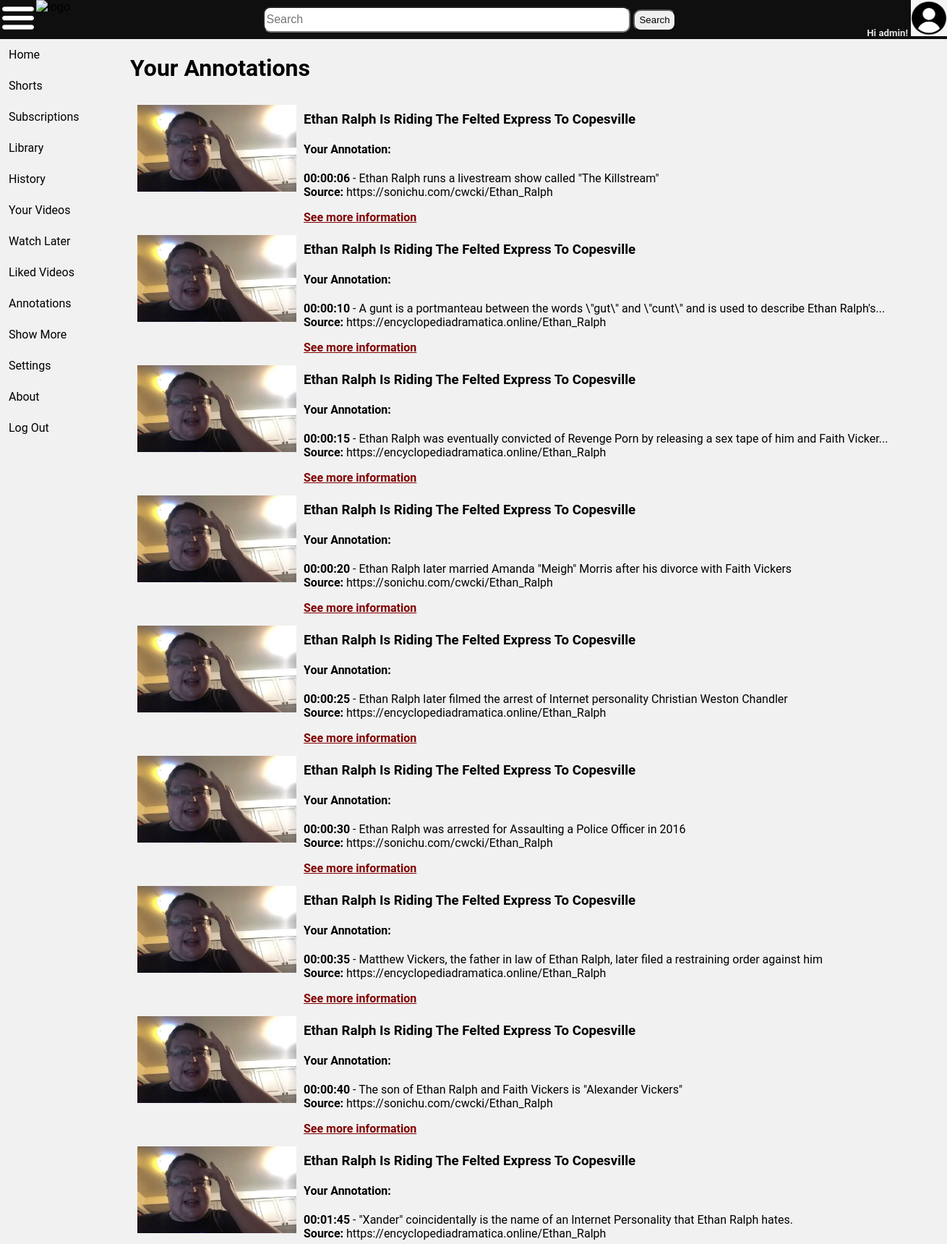
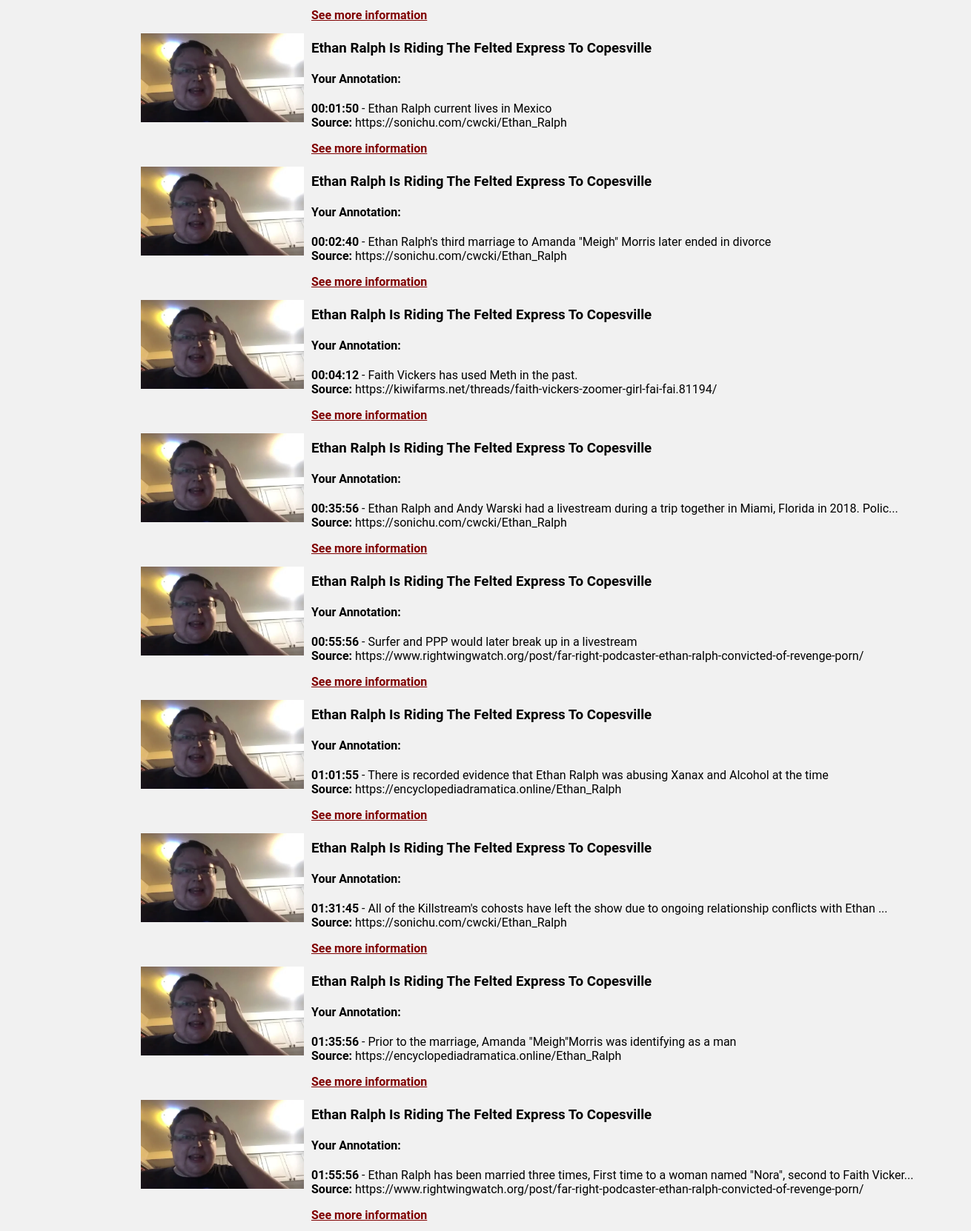
/annotationList (signed in, upper part), run on the app's committed database (2 pictures, top to bottom).
### annotationapp/models.py (models this page shows)
class annotation (models.Model):
    timestamp = models.CharField(max_length=8)
    annotation = models.TextField(blank=False)
    citation = models.CharField(max_length=255)
    author = models.ForeignKey(newUsers, on_delete=models.CASCADE)

### annotationapp/views.py (the view)
# urls.py: path('annotationList', views.list, name='annotationList'),
def list(request):
    annotations = annotation.objects.all().order_by("timestamp")
    return render(request,"list.html", {"annotations": annotations})

### annotationapp/context.py (called while the page is built)
def get_annotations(request):
    return {"annotations": ANNOTATIONS}

def get_chats(request):
    return {"chats": CHAT}

### annotationapp/templates/list.html
{% extends "base1.html" %} {% load static %}
{% block centerFeed %}
{% if user.is_authenticated %}
<h1>Your Annotations</h1>
{% for value in annotations %}
<div class="video">
  <img src="{% static 'images/hq720.webp' %}" alt="thumbnail" />
  <div class="annotation">
    <h3>
      <a href="{% url 'annotationVideo' %}">Ethan Ralph Is Riding The Felted Express To Copesville</a>
    </h3>
    <h4><b>Your Annotation:</b></h4>
    <p>
      <b>{{ value.timestamp }}</b> -
      {% if value.annotation|length > 100 %} {{ value.annotation|slice:":100" }}... {% else %} {{ value.annotation }} {% endif %}<br />
      <b>Source:</b> <a href="{{ value.citation}}">{{ value.citation }}</a>
    </p>
    <b><a id="detailsLink" href="{% url 'viewAnnotation' %}?id={{value.id}}">See more information</a></b>
  </div>
</div>
{% endfor %} {% else %}
<div id="noLogin">
  <h1>You must be logged in to see your annotations.</h1>
  <h3>Click <a href="{% url 'login' %}">here</a> to log in!</h3>
</div>
{% endif %} {% endblock %}

### annotationapp/templates/base1.html (shortened to what this page needs)
{% load static %}
<!DOCTYPE html>
<html lang="en">
  <head>
    <link href="/static/css/stylesheet.css?{% now 'U' %}" rel="stylesheet" type="text/css" />
  </head>
  <body>
    <div class="header">
      <img src="{% static 'images/menu.png' %}" id="menuToggle" alt="hamburger" />
      <img src="{% static 'images/favicon.png' %}" alt="logo" />
      <div class="center">
        <input type="text" id="searchbar" placeholder="Search" />
        <button id="searchbtn">Search</button>
      </div>
      <div class="right">
        {% if user.is_authenticated %}
        <h5>Hi {{ user.username }}!</h5>
        {% else %}
        <h5><a href="{% url 'login' %}">Log in Here!</a></h5>
        {% endif %}
        <a href="{% url 'login' %}"><img src="{% static 'images/profile.png' %}" alt="profile" /></a>
      </div>
    </div>
    <div id="sidenav">
      <ul class="navi">
        <li>Home</li>
        <li>Shorts</li>
        <li>Subscriptions</li>
        <li>Library</li>
        <li>History</li>
        <li>Your Videos</li>
        <li>Watch Later</li>
        <li>Liked Videos</li>
        <li><a href="{% url 'annotationList' %}">Annotations</a></li>
        <li>Show More</li>
      </ul>
      <ul class="about">
        <li>Settings</li>
        <li>About</li>
        <li><a href="{% url 'logout' %}">Log Out</a></li>
      </ul>
    </div>
    <div class="mainBody">
      <div class="content">{% block centerFeed %} {% endblock %}</div>
    </div>
  </body>
</html>

### static/css/stylesheet.css (style rules this page uses)
body { font-family: Roboto, Noto, Arial, Helvetica, sans-serif; margin: 0; background-color: #f1f1f1; }
a { text-decoration: none; }
.mainBody { display: flex; flex-direction: row; align-content: flex-start; }
.header { display: flex; background-color: #0f0f0f; width: 100%; margin-top: auto; margin-bottom: auto; }
.header .center { display: inline; margin: 0 auto; margin-top: auto; margin-bottom: auto; }
.header .right { display: inline; float: right; }
.header .right h5 { display: inline; color: #e2e2e2; }
.header .right a, .header .right a:hover, .header .right a:active { color: #e2e2e2; text-decoration: none; }
#searchbar { border-radius: 10px; height: 30px; width: 500px; font-size: 16px; }
#searchbtn { border-radius: 10px; height: 30px; }
.header img { width: 50px; height: 50px; }
#sidenav { list-style-type: none; margin: 0; padding: 0; float: left; display: flex; flex-direction: column; height: 100%; justify-content: flex-end; }
.navi, .about { list-style-type: none; margin: 0; padding: 0; flex-direction: column; width: 10em; }
#sidenav li { padding: 12px; font-size: 16px; }
#sidenav li a { color: black; text-decoration: none; }
.about { margin-top: auto; }
.content { display: flex; margin: 0; padding: 0; flex-direction: column; margin-left: 20px; width: 60em; }
.video { width: 70em; height: 180px; }
.video a { color: black; text-decoration: none; }
.video img { width: 220px; height: 120px; float: left; margin: 10px 10px 10px 10px; }
.annotation { float: left; }
#detailsLink { color: maroon; text-decoration: underline; }

### data on the page
annotation: timestamp "00:00:06", annotation "Ethan Ralph runs a livestream show called \"The Killstream\"", citation "https://sonichu.com/cwcki/Ethan_Ralph"
annotation: timestamp "00:00:10", annotation "A gunt is a portmanteau between the words \\\"gut\\\" and \\\"cunt\\\" and is used to describe Ethan Ralph's", citation "https://encyclopediadramatica.online/Ethan_Ralph"
annotation: timestamp "00:00:15", annotation "Ethan Ralph was eventually convicted of Revenge Porn by releasing a sex tape of him and Faith Vicker", citation "https://encyclopediadramatica.online/Ethan_Ralph"
annotation: timestamp "00:00:20", annotation "Ethan Ralph later married Amanda \"Meigh\" Morris after his divorce with Faith Vickers", citation "https://sonichu.com/cwcki/Ethan_Ralph"
annotation: timestamp "00:00:25", annotation "Ethan Ralph later filmed the arrest of Internet personality Christian Weston Chandler", citation "https://encyclopediadramatica.online/Ethan_Ralph"
annotation: timestamp "00:00:30", annotation "Ethan Ralph was arrested for Assaulting a Police Officer in 2016", citation "https://sonichu.com/cwcki/Ethan_Ralph"
annotation: timestamp "00:00:35", annotation "Matthew Vickers, the father in law of Ethan Ralph, later filed a restraining order against him", citation "https://encyclopediadramatica.online/Ethan_Ralph"
annotation: timestamp "00:00:40", annotation "The son of Ethan Ralph and Faith Vickers is \"Alexander Vickers\"", citation "https://sonichu.com/cwcki/Ethan_Ralph"
annotation: timestamp "00:01:45", annotation "\"Xander\" coincidentally is the name of an Internet Personality that Ethan Ralph hates.", citation "https://encyclopediadramatica.online/Ethan_Ralph"
annotation: timestamp "00:01:50", annotation "Ethan Ralph current lives in Mexico", citation "https://sonichu.com/cwcki/Ethan_Ralph"
annotation: timestamp "00:02:40", annotation "Ethan Ralph's third marriage to Amanda \"Meigh\" Morris later ended in divorce", citation "https://sonichu.com/cwcki/Ethan_Ralph"
annotation: timestamp "00:04:12", annotation "Faith Vickers has used Meth in the past.", citation "https://kiwifarms.net/threads/faith-vickers-zoomer-girl-fai-fai.81194/"
annotation: timestamp "00:35:56", annotation "Ethan Ralph and Andy Warski had a livestream during a trip together in Miami, Florida in 2018. Polic", citation "https://sonichu.com/cwcki/Ethan_Ralph"
annotation: timestamp "00:55:56", annotation "Surfer and PPP would later break up in a livestream", citation "https://www.rightwingwatch.org/post/far-right-podcaster-ethan-ralph-convicted-of-revenge-porn/"
annotation: timestamp "01:01:55", annotation "There is recorded evidence that Ethan Ralph was abusing Xanax and Alcohol at the time", citation "https://encyclopediadramatica.online/Ethan_Ralph"
annotation: timestamp "01:31:45", annotation "All of the Killstream's cohosts have left the show due to ongoing relationship conflicts with Ethan", citation "https://sonichu.com/cwcki/Ethan_Ralph"
annotation: timestamp "01:35:56", annotation "Prior to the marriage, Amanda \"Meigh\"Morris was identifying as a man", citation "https://encyclopediadramatica.online/Ethan_Ralph"
annotation: timestamp "01:55:56", annotation "Ethan Ralph has been married three times, First time to a woman named \"Nora\", second to Faith Vicker", citation "https://www.rightwingwatch.org/post/far-right-podcaster-ethan-ralph-convicted-of-revenge-porn/"

### other printed values
{{ user.username }} "admin"
